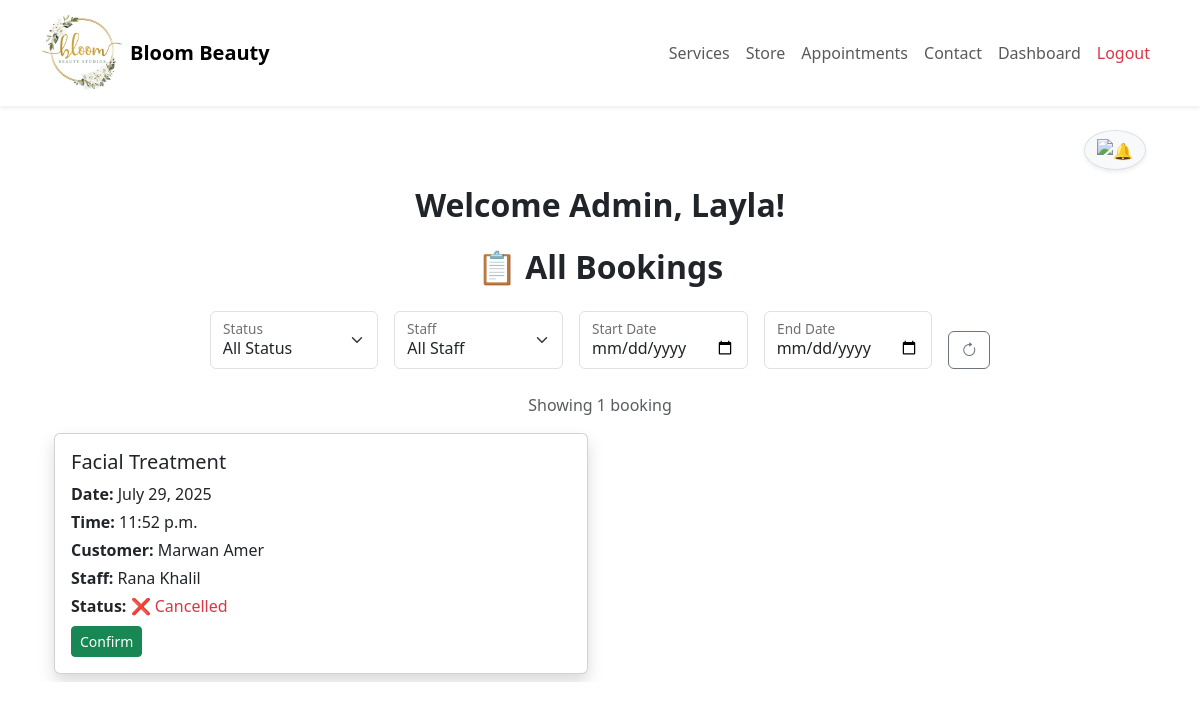
Page /appointments/admin/dashboard/ (signed in) on the earlier database version.
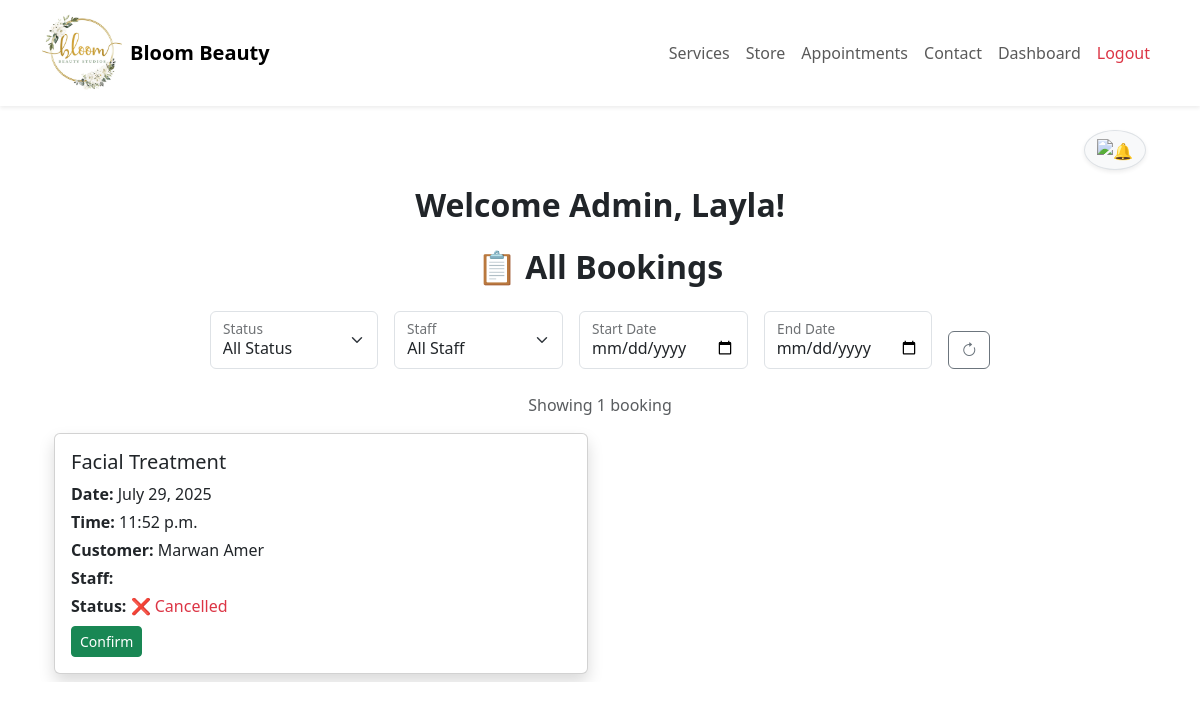
Same page on the later database version.
### appointments/models.py (models this page shows, shortened)
class Booking(models.Model):
    date = models.DateField()
    time = models.TimeField()
    status = models.CharField(max_length=20, choices=STATUS_CHOICES, default='pending')
    user = models.ForeignKey(User, on_delete=models.CASCADE, related_name="customer_bookings")
    service = models.ForeignKey(Service, on_delete=models.CASCADE, related_name="booked_services")
    staff = models.ForeignKey(User, on_delete=models.SET_NULL, null=True, related_name="staff_bookings")
    reminder_sent = models.BooleanField(default=False)
    created_at = models.DateTimeField(auto_now_add=True)
    updated_at = models.DateTimeField(auto_now=True)
    objects = BookingManager()

class Service(models.Model):
    name = models.CharField(max_length=45)
    description = models.TextField()
    duration = models.CharField(max_length=20, choices=DURATION_CHOICES)
    price = models.IntegerField()
    image = models.ImageField(upload_to='services/', null=True, blank=True)
    created_at = models.DateTimeField(auto_now_add=True)
    updated_at = models.DateTimeField(auto_now=True)

### users/models.py (models this page shows, shortened)
class User(models.Model):
    first_name = models.CharField(max_length=45)
    last_name = models.CharField(max_length=45)
    email = models.CharField(max_length=100, unique=True)
    phone = models.CharField(max_length=15)
    password = models.CharField(max_length=80)
    user_level = models.ForeignKey(UserLevel, on_delete=models.CASCADE, related_name='users')
    created_at = models.DateTimeField(auto_now_add=True)
    updated_at = models.DateTimeField(auto_now=True)
    objects = UserManager()

### appointments/views.py (the view)
# urls.py: path('admin/dashboard/', views.admin_dashboard, name='admin_dashboard'),
def admin_dashboard(request):
    user_id = request.session.get("user_id")
    user_role = request.session.get("role")
    if not user_id or user_role != "admin":
        return redirect("login")
    user = User.objects.get(id=user_id)
    today = date.today()
    bookings = Booking.objects.select_related("user", "staff", "service").filter(date__gte=today)
    status = request.GET.get("status")
    staff_id = request.GET.get("staff")
    start_date = request.GET.get("start_date")
    end_date = request.GET.get("end_date")
    if status in ["pending", "confirmed", "cancelled"]:
        bookings = bookings.filter(status=status)
    if staff_id and staff_id.isdigit():
        bookings = bookings.filter(staff_id=int(staff_id))
    if start_date:
        bookings = bookings.filter(date__gte=start_date)
    if end_date:
        bookings = bookings.filter(date__lte=end_date)
    bookings = bookings.order_by("date", "time")
    context = {
        "user": user,
        "bookings": bookings,
        "selected_status": status,
        "selected_staff": int(staff_id) if staff_id and staff_id.isdigit() else None,
        "selected_start": start_date,
        "selected_end": end_date,
        "staff_members": User.objects.filter(user_level__level_name="staff")
    }
    return render(request, "appointments/admin_dashboard.html", context)

### templates/appointments/admin_dashboard.html (shortened to what the changed rows need)
{% extends 'base.html' %}
{% load static %}
{% block content %}
<div class="container my-2">
    <h2 class="text-center mb-4 fw-bold">Welcome Admin, <strong>{{ user.first_name }}</strong>!</h2>
    <h2 class="text-center mb-4 fw-bold">📋 All Bookings</h2>
    {% if bookings %}
        <div class="row row-cols-1 row-cols-md-2 g-4">
            {% for b in bookings %}
                <div class="col">
                    <div class="card shadow h-100">
                        <div class="card-body">
                            <h5 class="card-title">{{ b.service.name }}</h5>
                            <p class="card-text mb-1"><strong>Date:</strong> {{ b.date }}</p>
                            <p class="card-text mb-1"><strong>Time:</strong> {{ b.time }}</p>
                            <p class="card-text mb-1"><strong>Customer:</strong> {{ b.user.first_name }} {{ b.user.last_name }}</p>
                            <p class="card-text mb-1"><strong>Staff:</strong> {{ b.staff.first_name }} {{ b.staff.last_name }}</p>
                            <p class="card-text mb-2">
                                <strong>Status:</strong>
                                {% if b.status == 'confirmed' %}
                                    <span class="text-success">✅ Confirmed</span>
                                {% elif b.status == 'cancelled' %}
                                    <span class="text-danger">❌ Cancelled</span>
                                {% else %}
                                    <span class="text-warning">⏳ Pending</span>
                                {% endif %}
                            </p>
                            <div class="d-flex flex-wrap gap-2">
                                {% if b.status != 'confirmed' %}
                                    <a href="{% url 'update_booking_status' b.id 'confirm' %}" class="btn btn-sm btn-success">Confirm</a>
                                {% endif %}
                            </div>
                        </div>
                    </div>
                </div>
            {% endfor %}
        </div>
    {% else %}
        <p class="text-center text-muted">No bookings found.</p>
    {% endif %}
</div>
{% endblock %}

Differences in the rows shown:
changed Booking "Facial Treatment": staff.first_name "Rana" → (not shown); staff.last_name "Khalil" → (not shown)
